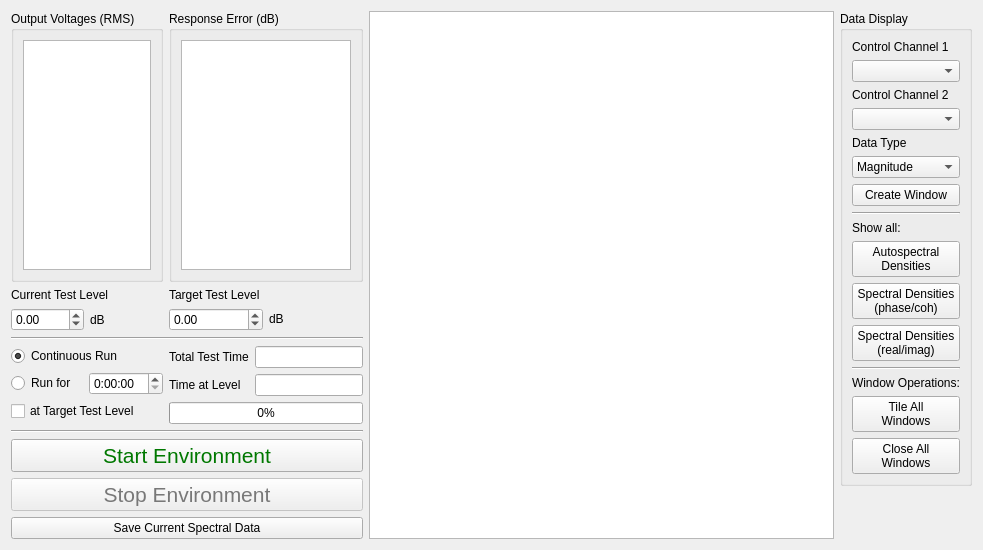
<?xml version="1.0" encoding="UTF-8"?>
<ui version="4.0">
 <class>Form</class>
 <widget class="QWidget" name="Form">
  <property name="geometry">
   <rect>
    <x>0</x>
    <y>0</y>
    <width>983</width>
    <height>550</height>
   </rect>
  </property>
  <property name="windowTitle">
   <string>Form</string>
  </property>
  <layout class="QHBoxLayout" name="horizontalLayout">
   <item>
    <layout class="QGridLayout" name="test_control_layout">
     <item row="3" column="1">
      <layout class="QVBoxLayout" name="test_time_display_layout">
       <item>
        <layout class="QHBoxLayout" name="total_test_time_display_layout">
         <item>
          <widget class="QLabel" name="total_test_time_label">
           <property name="sizePolicy">
            <sizepolicy hsizetype="Minimum" vsizetype="Preferred">
             <horstretch>0</horstretch>
             <verstretch>0</verstretch>
            </sizepolicy>
           </property>
           <property name="text">
            <string>Total Test Time</string>
           </property>
          </widget>
         </item>
         <item>
          <widget class="QLineEdit" name="total_test_time_display">
           <property name="sizePolicy">
            <sizepolicy hsizetype="Minimum" vsizetype="Fixed">
             <horstretch>0</horstretch>
             <verstretch>0</verstretch>
            </sizepolicy>
           </property>
           <property name="toolTip">
            <string>&lt;html&gt;&lt;head/&gt;&lt;body&gt;&lt;p&gt;&lt;span style=&quot; font-weight:600;&quot;&gt;Total Test Time&lt;/span&gt;&lt;/p&gt;&lt;p&gt;Total time that the environment has been running for.&lt;/p&gt;&lt;/body&gt;&lt;/html&gt;</string>
           </property>
           <property name="readOnly">
            <bool>true</bool>
           </property>
          </widget>
         </item>
        </layout>
       </item>
       <item>
        <layout class="QHBoxLayout" name="time_at_level_display_layout">
         <item>
          <widget class="QLabel" name="time_at_level_label">
           <property name="sizePolicy">
            <sizepolicy hsizetype="Minimum" vsizetype="Minimum">
             <horstretch>0</horstretch>
             <verstretch>0</verstretch>
            </sizepolicy>
           </property>
           <property name="text">
            <string>Time at Level</string>
           </property>
          </widget>
         </item>
         <item>
          <widget class="QLineEdit" name="time_at_level_display">
           <property name="sizePolicy">
            <sizepolicy hsizetype="Minimum" vsizetype="Fixed">
             <horstretch>0</horstretch>
             <verstretch>0</verstretch>
            </sizepolicy>
           </property>
           <property name="toolTip">
            <string>&lt;html&gt;&lt;head/&gt;&lt;body&gt;&lt;p&gt;&lt;span style=&quot; font-weight:600;&quot;&gt;Time at Level&lt;/span&gt;&lt;/p&gt;&lt;p&gt;Time that the environment has been running at the current test level.&lt;/p&gt;&lt;/body&gt;&lt;/html&gt;</string>
           </property>
           <property name="readOnly">
            <bool>true</bool>
           </property>
          </widget>
         </item>
        </layout>
       </item>
       <item>
        <widget class="QProgressBar" name="test_progress_bar">
         <property name="sizePolicy">
          <sizepolicy hsizetype="Minimum" vsizetype="Fixed">
           <horstretch>0</horstretch>
           <verstretch>0</verstretch>
          </sizepolicy>
         </property>
         <property name="toolTip">
          <string>&lt;html&gt;&lt;head/&gt;&lt;body&gt;&lt;p&gt;&lt;span style=&quot; font-weight:600;&quot;&gt;Environment Progress&lt;/span&gt;&lt;/p&gt;&lt;p&gt;When the bar reaches 100%, the environment will stop automatically.  Will not be active during a continuous run.&lt;/p&gt;&lt;/body&gt;&lt;/html&gt;</string>
         </property>
         <property name="value">
          <number>0</number>
         </property>
        </widget>
       </item>
      </layout>
     </item>
     <item row="3" column="0">
      <layout class="QVBoxLayout" name="test_runtime_selection_layout">
       <item>
        <widget class="QRadioButton" name="continuous_test_radiobutton">
         <property name="toolTip">
          <string>&lt;html&gt;&lt;head/&gt;&lt;body&gt;&lt;p&gt;&lt;span style=&quot; font-weight:600;&quot;&gt;Continuous Run&lt;/span&gt;&lt;/p&gt;&lt;p&gt;Run the environment until it is manually stopped.&lt;/p&gt;&lt;/body&gt;&lt;/html&gt;</string>
         </property>
         <property name="text">
          <string>Continuous Run</string>
         </property>
         <property name="checked">
          <bool>true</bool>
         </property>
         <attribute name="buttonGroup">
          <string notr="true">test_time_button_group</string>
         </attribute>
        </widget>
       </item>
       <item>
        <layout class="QHBoxLayout" name="run_time_layout">
         <item>
          <widget class="QRadioButton" name="timed_test_radiobutton">
           <property name="toolTip">
            <string>&lt;html&gt;&lt;head/&gt;&lt;body&gt;&lt;p&gt;&lt;span style=&quot; font-weight:600;&quot;&gt;Run for (timed run)&lt;/span&gt;&lt;/p&gt;&lt;p&gt;Run the environment for a specified amount of time&lt;/p&gt;&lt;/body&gt;&lt;/html&gt;</string>
           </property>
           <property name="text">
            <string>Run for</string>
           </property>
           <attribute name="buttonGroup">
            <string notr="true">test_time_button_group</string>
           </attribute>
          </widget>
         </item>
         <item>
          <widget class="QTimeEdit" name="test_time_selector">
           <property name="toolTip">
            <string>&lt;html&gt;&lt;head/&gt;&lt;body&gt;&lt;p&gt;&lt;span style=&quot; font-weight:600;&quot;&gt;Run Time&lt;/span&gt;&lt;/p&gt;&lt;p&gt;Amount of time that the environment will run for.&lt;/p&gt;&lt;/body&gt;&lt;/html&gt;</string>
           </property>
           <property name="displayFormat">
            <string>h:mm:ss</string>
           </property>
          </widget>
         </item>
        </layout>
       </item>
       <item>
        <widget class="QCheckBox" name="time_test_at_target_level_checkbox">
         <property name="toolTip">
          <string>&lt;html&gt;&lt;head/&gt;&lt;body&gt;&lt;p&gt;&lt;span style=&quot; font-weight:600;&quot;&gt;at Target Test Level&lt;/span&gt;&lt;/p&gt;&lt;p&gt;If checked, the timer will only run when the test is at the target test level.&lt;/p&gt;&lt;/body&gt;&lt;/html&gt;</string>
         </property>
         <property name="text">
          <string>at Target Test Level</string>
         </property>
        </widget>
       </item>
      </layout>
     </item>
     <item row="4" column="0" colspan="2">
      <widget class="Line" name="test_separator_2">
       <property name="orientation">
        <enum>Qt::Horizontal</enum>
       </property>
      </widget>
     </item>
     <item row="6" column="0" colspan="2">
      <widget class="QPushButton" name="stop_test_button">
       <property name="enabled">
        <bool>false</bool>
       </property>
       <property name="sizePolicy">
        <sizepolicy hsizetype="Minimum" vsizetype="MinimumExpanding">
         <horstretch>0</horstretch>
         <verstretch>0</verstretch>
        </sizepolicy>
       </property>
       <property name="palette">
        <palette>
         <active>
          <colorrole role="ButtonText">
           <brush brushstyle="SolidPattern">
            <color alpha="255">
             <red>255</red>
             <green>0</green>
             <blue>0</blue>
            </color>
           </brush>
          </colorrole>
         </active>
         <inactive>
          <colorrole role="ButtonText">
           <brush brushstyle="SolidPattern">
            <color alpha="255">
             <red>255</red>
             <green>0</green>
             <blue>0</blue>
            </color>
           </brush>
          </colorrole>
         </inactive>
         <disabled>
          <colorrole role="ButtonText">
           <brush brushstyle="SolidPattern">
            <color alpha="255">
             <red>120</red>
             <green>120</green>
             <blue>120</blue>
            </color>
           </brush>
          </colorrole>
         </disabled>
        </palette>
       </property>
       <property name="font">
        <font>
         <pointsize>16</pointsize>
        </font>
       </property>
       <property name="toolTip">
        <string>&lt;html&gt;&lt;head/&gt;&lt;body&gt;&lt;p&gt;&lt;span style=&quot; font-weight:600;&quot;&gt;Stop Environment&lt;/span&gt;&lt;/p&gt;&lt;p&gt;Stops the environment manually&lt;/p&gt;&lt;/body&gt;&lt;/html&gt;</string>
       </property>
       <property name="text">
        <string>Stop Environment</string>
       </property>
      </widget>
     </item>
     <item row="1" column="1">
      <layout class="QVBoxLayout" name="target_test_level_layout">
       <item>
        <widget class="QLabel" name="target_test_label_lable">
         <property name="text">
          <string>Target Test Level</string>
         </property>
        </widget>
       </item>
       <item>
        <layout class="QHBoxLayout" name="target_test_level_selector_layout">
         <item>
          <widget class="QDoubleSpinBox" name="target_test_level_selector">
           <property name="toolTip">
            <string>&lt;html&gt;&lt;head/&gt;&lt;body&gt;&lt;p&gt;&lt;span style=&quot; font-weight:600;&quot;&gt;Target Test Level&lt;/span&gt;&lt;/p&gt;&lt;p&gt;Target test level in dB.  This can be used to automatically trigger streaming or used to stop the controller after a specified amount of time.&lt;/p&gt;&lt;/body&gt;&lt;/html&gt;</string>
           </property>
           <property name="keyboardTracking">
            <bool>false</bool>
           </property>
           <property name="minimum">
            <double>-24.000000000000000</double>
           </property>
           <property name="maximum">
            <double>24.000000000000000</double>
           </property>
          </widget>
         </item>
         <item>
          <widget class="QLabel" name="db_label">
           <property name="sizePolicy">
            <sizepolicy hsizetype="Minimum" vsizetype="Fixed">
             <horstretch>0</horstretch>
             <verstretch>0</verstretch>
            </sizepolicy>
           </property>
           <property name="text">
            <string>dB</string>
           </property>
          </widget>
         </item>
        </layout>
       </item>
      </layout>
     </item>
     <item row="1" column="0">
      <layout class="QVBoxLayout" name="current_test_level_layout">
       <item>
        <widget class="QLabel" name="current_test_level_label">
         <property name="sizePolicy">
          <sizepolicy hsizetype="Minimum" vsizetype="Preferred">
           <horstretch>0</horstretch>
           <verstretch>0</verstretch>
          </sizepolicy>
         </property>
         <property name="text">
          <string>Current Test Level</string>
         </property>
        </widget>
       </item>
       <item>
        <layout class="QHBoxLayout" name="current_test_level_selector_layout">
         <item>
          <widget class="QDoubleSpinBox" name="current_test_level_selector">
           <property name="toolTip">
            <string>&lt;html&gt;&lt;head/&gt;&lt;body&gt;&lt;p&gt;&lt;span style=&quot; font-weight:600;&quot;&gt;Current Test Level&lt;/span&gt;&lt;/p&gt;&lt;p&gt;Current test level in dB.  0 dB is the actual test level from the specification.&lt;/p&gt;&lt;/body&gt;&lt;/html&gt;</string>
           </property>
           <property name="keyboardTracking">
            <bool>false</bool>
           </property>
           <property name="minimum">
            <double>-24.000000000000000</double>
           </property>
           <property name="maximum">
            <double>24.000000000000000</double>
           </property>
          </widget>
         </item>
         <item>
          <widget class="QLabel" name="db_label_2">
           <property name="sizePolicy">
            <sizepolicy hsizetype="Minimum" vsizetype="Preferred">
             <horstretch>0</horstretch>
             <verstretch>0</verstretch>
            </sizepolicy>
           </property>
           <property name="text">
            <string>dB</string>
           </property>
          </widget>
         </item>
        </layout>
       </item>
      </layout>
     </item>
     <item row="0" column="0">
      <widget class="QGroupBox" name="test_output_voltages_groupbox">
       <property name="sizePolicy">
        <sizepolicy hsizetype="Minimum" vsizetype="MinimumExpanding">
         <horstretch>0</horstretch>
         <verstretch>1</verstretch>
        </sizepolicy>
       </property>
       <property name="title">
        <string>Output Voltages (RMS)</string>
       </property>
       <layout class="QVBoxLayout" name="verticalLayout_72">
        <item>
         <widget class="QListWidget" name="test_output_voltage_list">
          <property name="sizePolicy">
           <sizepolicy hsizetype="Minimum" vsizetype="Preferred">
            <horstretch>0</horstretch>
            <verstretch>0</verstretch>
           </sizepolicy>
          </property>
          <property name="minimumSize">
           <size>
            <width>0</width>
            <height>0</height>
           </size>
          </property>
          <property name="toolTip">
           <string>&lt;html&gt;&lt;head/&gt;&lt;body&gt;&lt;p&gt;&lt;span style=&quot; font-weight:600;&quot;&gt;Output Voltages (RMS)&lt;/span&gt;&lt;/p&gt;&lt;p&gt;Current excitation voltages being output from the controller.&lt;/p&gt;&lt;/body&gt;&lt;/html&gt;</string>
          </property>
          <property name="sizeAdjustPolicy">
           <enum>QAbstractScrollArea::AdjustToContents</enum>
          </property>
         </widget>
        </item>
       </layout>
      </widget>
     </item>
     <item row="5" column="0" colspan="2">
      <widget class="QPushButton" name="start_test_button">
       <property name="sizePolicy">
        <sizepolicy hsizetype="Minimum" vsizetype="MinimumExpanding">
         <horstretch>0</horstretch>
         <verstretch>0</verstretch>
        </sizepolicy>
       </property>
       <property name="palette">
        <palette>
         <active>
          <colorrole role="ButtonText">
           <brush brushstyle="SolidPattern">
            <color alpha="255">
             <red>0</red>
             <green>120</green>
             <blue>0</blue>
            </color>
           </brush>
          </colorrole>
         </active>
         <inactive>
          <colorrole role="ButtonText">
           <brush brushstyle="SolidPattern">
            <color alpha="255">
             <red>0</red>
             <green>120</green>
             <blue>0</blue>
            </color>
           </brush>
          </colorrole>
         </inactive>
         <disabled>
          <colorrole role="ButtonText">
           <brush brushstyle="SolidPattern">
            <color alpha="255">
             <red>120</red>
             <green>120</green>
             <blue>120</blue>
            </color>
           </brush>
          </colorrole>
         </disabled>
        </palette>
       </property>
       <property name="font">
        <font>
         <pointsize>16</pointsize>
        </font>
       </property>
       <property name="toolTip">
        <string>&lt;html&gt;&lt;head/&gt;&lt;body&gt;&lt;p&gt;&lt;span style=&quot; font-weight:600;&quot;&gt;Start Environment&lt;/span&gt;&lt;/p&gt;&lt;p&gt;Starts the environment controlling to the specification.&lt;/p&gt;&lt;/body&gt;&lt;/html&gt;</string>
       </property>
       <property name="text">
        <string>Start Environment</string>
       </property>
      </widget>
     </item>
     <item row="2" column="0" colspan="2">
      <widget class="Line" name="test_separator_1">
       <property name="orientation">
        <enum>Qt::Horizontal</enum>
       </property>
      </widget>
     </item>
     <item row="0" column="1">
      <widget class="QGroupBox" name="test_response_error_groupbox">
       <property name="sizePolicy">
        <sizepolicy hsizetype="Minimum" vsizetype="MinimumExpanding">
         <horstretch>0</horstretch>
         <verstretch>0</verstretch>
        </sizepolicy>
       </property>
       <property name="title">
        <string>Response Error (dB)</string>
       </property>
       <layout class="QVBoxLayout" name="verticalLayout_73">
        <item>
         <widget class="QListWidget" name="test_response_error_list">
          <property name="sizePolicy">
           <sizepolicy hsizetype="Minimum" vsizetype="Preferred">
            <horstretch>0</horstretch>
            <verstretch>0</verstretch>
           </sizepolicy>
          </property>
          <property name="toolTip">
           <string>&lt;html&gt;&lt;head/&gt;&lt;body&gt;&lt;p&gt;&lt;span style=&quot; font-weight:600;&quot;&gt;Response Error (dB)&lt;/span&gt;&lt;/p&gt;&lt;p&gt;Current control RMS dB error.  Double clicking on an item will open up a window showing that channel's magnitude.  Channels will be highlighted yellow if they hit a warning limit and red if they hit an abort limit.&lt;/p&gt;&lt;/body&gt;&lt;/html&gt;</string>
          </property>
          <property name="sizeAdjustPolicy">
           <enum>QAbstractScrollArea::AdjustToContents</enum>
          </property>
         </widget>
        </item>
       </layout>
      </widget>
     </item>
     <item row="7" column="0" colspan="2">
      <widget class="QPushButton" name="save_current_spectral_data_button">
       <property name="toolTip">
        <string>&lt;html&gt;&lt;head/&gt;&lt;body&gt;&lt;p&gt;&lt;span style=&quot; font-weight:600;&quot;&gt;Save Current Spectral Data&lt;/span&gt;&lt;/p&gt;&lt;p&gt;Saves current spectral data to a NetCDF4 file.&lt;/p&gt;&lt;/body&gt;&lt;/html&gt;</string>
       </property>
       <property name="text">
        <string>Save Current Spectral Data</string>
       </property>
      </widget>
     </item>
    </layout>
   </item>
   <item>
    <widget class="PlotWidget" name="global_test_performance_plot">
     <property name="toolTip">
      <string>&lt;html&gt;&lt;head/&gt;&lt;body&gt;&lt;p&gt;&lt;span style=&quot; font-weight:600;&quot;&gt;Sum of ASDs Display&lt;/span&gt;&lt;/p&gt;&lt;p&gt;This plot shows the trace of the response CPSD matrix compared to the specification.  This is essentially an &amp;quot;average&amp;quot; quantity, and individual channels may be higher or lower at each frequency line.&lt;/p&gt;&lt;/body&gt;&lt;/html&gt;</string>
     </property>
    </widget>
   </item>
   <item>
    <layout class="QVBoxLayout" name="data_display_layout">
     <item>
      <widget class="QGroupBox" name="data_display_groupbox">
       <property name="title">
        <string>Data Display</string>
       </property>
       <layout class="QVBoxLayout" name="verticalLayout_40">
        <item>
         <widget class="QLabel" name="control_channel_1_label">
          <property name="text">
           <string>Control Channel 1</string>
          </property>
         </widget>
        </item>
        <item>
         <widget class="QComboBox" name="control_channel_1_selector">
          <property name="toolTip">
           <string>&lt;html&gt;&lt;head/&gt;&lt;body&gt;&lt;p&gt;&lt;span style=&quot; font-weight:600;&quot;&gt;Control Channel 1&lt;/span&gt;&lt;/p&gt;&lt;p&gt;Row of the CPSD matrix to create a window for.&lt;/p&gt;&lt;/body&gt;&lt;/html&gt;</string>
          </property>
         </widget>
        </item>
        <item>
         <widget class="QLabel" name="control_channel_2_label">
          <property name="text">
           <string>Control Channel 2</string>
          </property>
         </widget>
        </item>
        <item>
         <widget class="QComboBox" name="control_channel_2_selector">
          <property name="toolTip">
           <string>&lt;html&gt;&lt;head/&gt;&lt;body&gt;&lt;p&gt;&lt;span style=&quot; font-weight:600;&quot;&gt;Control Channel 2&lt;/span&gt;&lt;/p&gt;&lt;p&gt;Column of the CPSD matrix to create a window for&lt;/p&gt;&lt;/body&gt;&lt;/html&gt;</string>
          </property>
         </widget>
        </item>
        <item>
         <widget class="QLabel" name="data_type_label">
          <property name="text">
           <string>Data Type</string>
          </property>
         </widget>
        </item>
        <item>
         <widget class="QComboBox" name="data_type_selector">
          <property name="toolTip">
           <string>&lt;html&gt;&lt;head/&gt;&lt;body&gt;&lt;p&gt;&lt;span style=&quot; font-weight:600;&quot;&gt;Data Type&lt;/span&gt;&lt;/p&gt;&lt;p&gt;Data type to display on the new visualization window.&lt;/p&gt;&lt;/body&gt;&lt;/html&gt;</string>
          </property>
          <item>
           <property name="text">
            <string>Magnitude</string>
           </property>
          </item>
          <item>
           <property name="text">
            <string>Coherence</string>
           </property>
          </item>
          <item>
           <property name="text">
            <string>Phase</string>
           </property>
          </item>
          <item>
           <property name="text">
            <string>Real</string>
           </property>
          </item>
          <item>
           <property name="text">
            <string>Imaginary</string>
           </property>
          </item>
         </widget>
        </item>
        <item>
         <widget class="QPushButton" name="create_window_button">
          <property name="toolTip">
           <string>&lt;html&gt;&lt;head/&gt;&lt;body&gt;&lt;p&gt;&lt;span style=&quot; font-weight:600;&quot;&gt;Create Window&lt;/span&gt;&lt;/p&gt;&lt;p&gt;Creates a new window to visualize the response of a given entry in the CPSD matrix with Control Channel 1 and Control Channel 2 specifying the row and column of the CPSD matrix, and Data Type specifying how the channel is displayed.&lt;/p&gt;&lt;/body&gt;&lt;/html&gt;</string>
          </property>
          <property name="text">
           <string>Create Window</string>
          </property>
         </widget>
        </item>
        <item>
         <widget class="Line" name="data_display_separator_0">
          <property name="orientation">
           <enum>Qt::Horizontal</enum>
          </property>
         </widget>
        </item>
        <item>
         <widget class="QLabel" name="show_all_label">
          <property name="text">
           <string>Show all:</string>
          </property>
         </widget>
        </item>
        <item>
         <widget class="QPushButton" name="show_all_asds_button">
          <property name="toolTip">
           <string>&lt;html&gt;&lt;head/&gt;&lt;body&gt;&lt;p&gt;&lt;span style=&quot; font-weight:600;&quot;&gt;Show All Autospectral Densities&lt;/span&gt;&lt;/p&gt;&lt;p&gt;Show Autospectral Densities (ASDs) for all control channels. This will create a window for every channel in the test.&lt;/p&gt;&lt;/body&gt;&lt;/html&gt;</string>
          </property>
          <property name="text">
           <string>Autospectral
Densities</string>
          </property>
         </widget>
        </item>
        <item>
         <widget class="QPushButton" name="show_all_csds_phscoh_button">
          <property name="toolTip">
           <string>&lt;html&gt;&lt;head/&gt;&lt;body&gt;&lt;p&gt;&lt;span style=&quot; font-weight:600;&quot;&gt;Show All Spectral Densities (phase/coh)&lt;/span&gt;&lt;/p&gt;&lt;p&gt;Show the entire CPSD matrix.  This will show Autospectral Densities on the diagonal, and phase and coherence on the off-diagonals.&lt;/p&gt;&lt;p&gt;&lt;span style=&quot; font-weight:600;&quot;&gt;WARNING&lt;/span&gt;: this will create a number of windows equal to the number of control channels squared, which for large tests could be a huge number of windows that can bog down the user interface of the software and make it unresponsive.&lt;/p&gt;&lt;/body&gt;&lt;/html&gt;</string>
          </property>
          <property name="text">
           <string>Spectral Densities
(phase/coh)</string>
          </property>
         </widget>
        </item>
        <item>
         <widget class="QPushButton" name="show_all_csds_realimag_button">
          <property name="toolTip">
           <string>&lt;html&gt;&lt;head/&gt;&lt;body&gt;&lt;p&gt;&lt;span style=&quot; font-weight:600;&quot;&gt;Show All Spectral Densities (real/imag)&lt;/span&gt;&lt;/p&gt;&lt;p&gt;Show the entire CPSD matrix. This will show Autospectral Densities on the diagonal, and real and imaginary parts on the off-diagonals.&lt;/p&gt;&lt;p&gt;&lt;span style=&quot; font-weight:600;&quot;&gt;WARNING&lt;/span&gt;: this will create a number of windows equal to the number of control channels squared, which for large tests could be a huge number of windows that can bog down the user interface of the software and make it unresponsive.&lt;/p&gt;&lt;/body&gt;&lt;/html&gt;</string>
          </property>
          <property name="text">
           <string>Spectral Densities
(real/imag)</string>
          </property>
         </widget>
        </item>
        <item>
         <widget class="Line" name="data_display_separator_1">
          <property name="orientation">
           <enum>Qt::Horizontal</enum>
          </property>
         </widget>
        </item>
        <item>
         <widget class="QLabel" name="window_operations_label">
          <property name="text">
           <string>Window Operations:</string>
          </property>
         </widget>
        </item>
        <item>
         <widget class="QPushButton" name="tile_windows_button">
          <property name="toolTip">
           <string>&lt;html&gt;&lt;head/&gt;&lt;body&gt;&lt;p&gt;&lt;span style=&quot; font-weight:600;&quot;&gt;Tile All Windows&lt;/span&gt;&lt;/p&gt;&lt;p&gt;Tiles all windows over the main monitor&lt;/p&gt;&lt;/body&gt;&lt;/html&gt;</string>
          </property>
          <property name="text">
           <string>Tile All
Windows</string>
          </property>
         </widget>
        </item>
        <item>
         <widget class="QPushButton" name="close_windows_button">
          <property name="toolTip">
           <string>&lt;html&gt;&lt;head/&gt;&lt;body&gt;&lt;p&gt;&lt;span style=&quot; font-weight:600;&quot;&gt;Close All Windows&lt;/span&gt;&lt;/p&gt;&lt;p&gt;Closes all visualization windows&lt;/p&gt;&lt;/body&gt;&lt;/html&gt;</string>
          </property>
          <property name="text">
           <string>Close All
Windows</string>
          </property>
         </widget>
        </item>
       </layout>
      </widget>
     </item>
     <item>
      <spacer name="data_display_spacer">
       <property name="orientation">
        <enum>Qt::Vertical</enum>
       </property>
       <property name="sizeHint" stdset="0">
        <size>
         <width>20</width>
         <height>40</height>
        </size>
       </property>
      </spacer>
     </item>
    </layout>
   </item>
  </layout>
 </widget>
 <customwidgets>
  <customwidget>
   <class>PlotWidget</class>
   <extends>QGraphicsView</extends>
   <header location="global">pyqtgraph</header>
  </customwidget>
 </customwidgets>
 <resources/>
 <connections/>
 <buttongroups>
  <buttongroup name="test_time_button_group"/>
 </buttongroups>
</ui>
